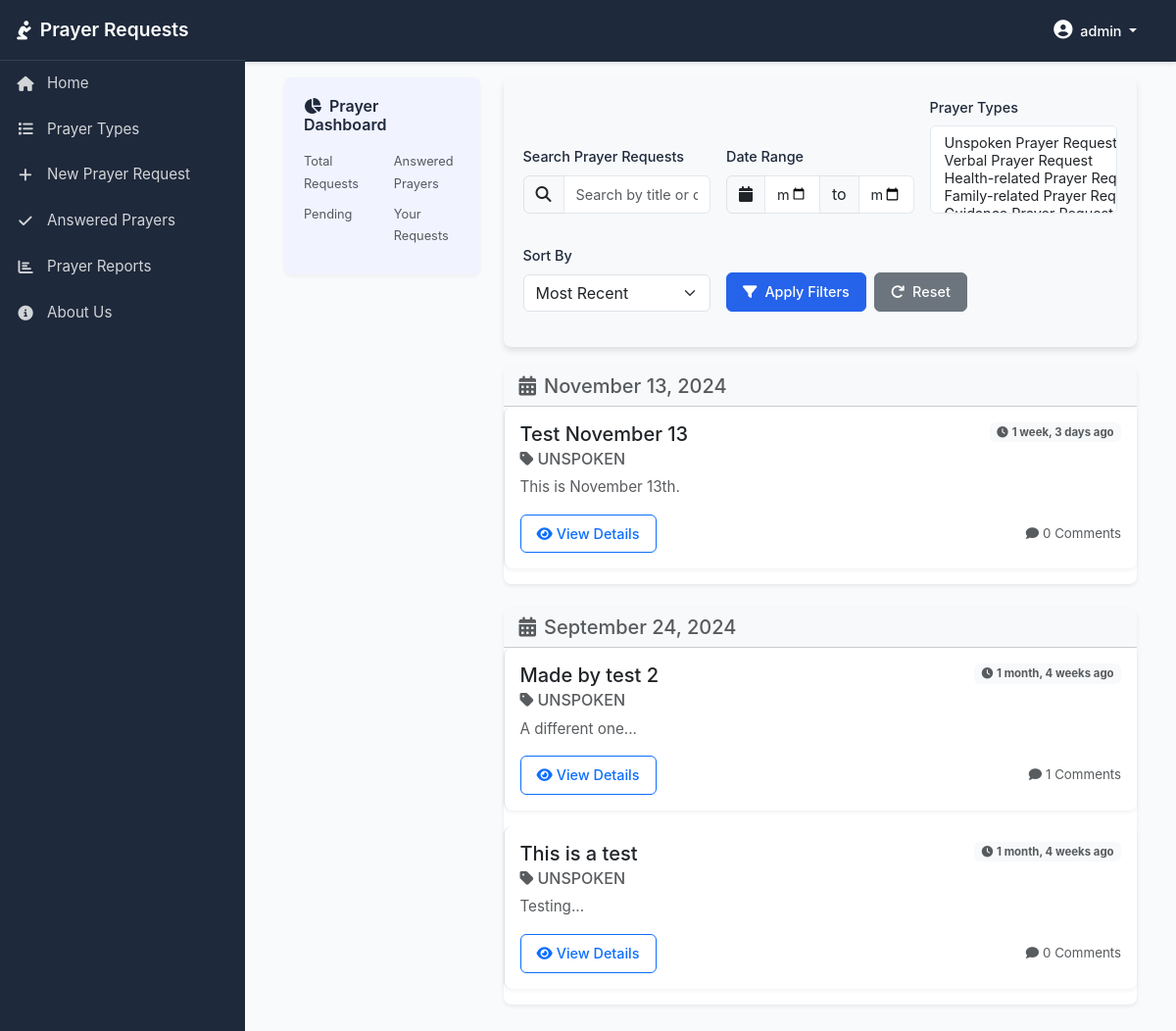
Before: / (signed in) with the older database file.
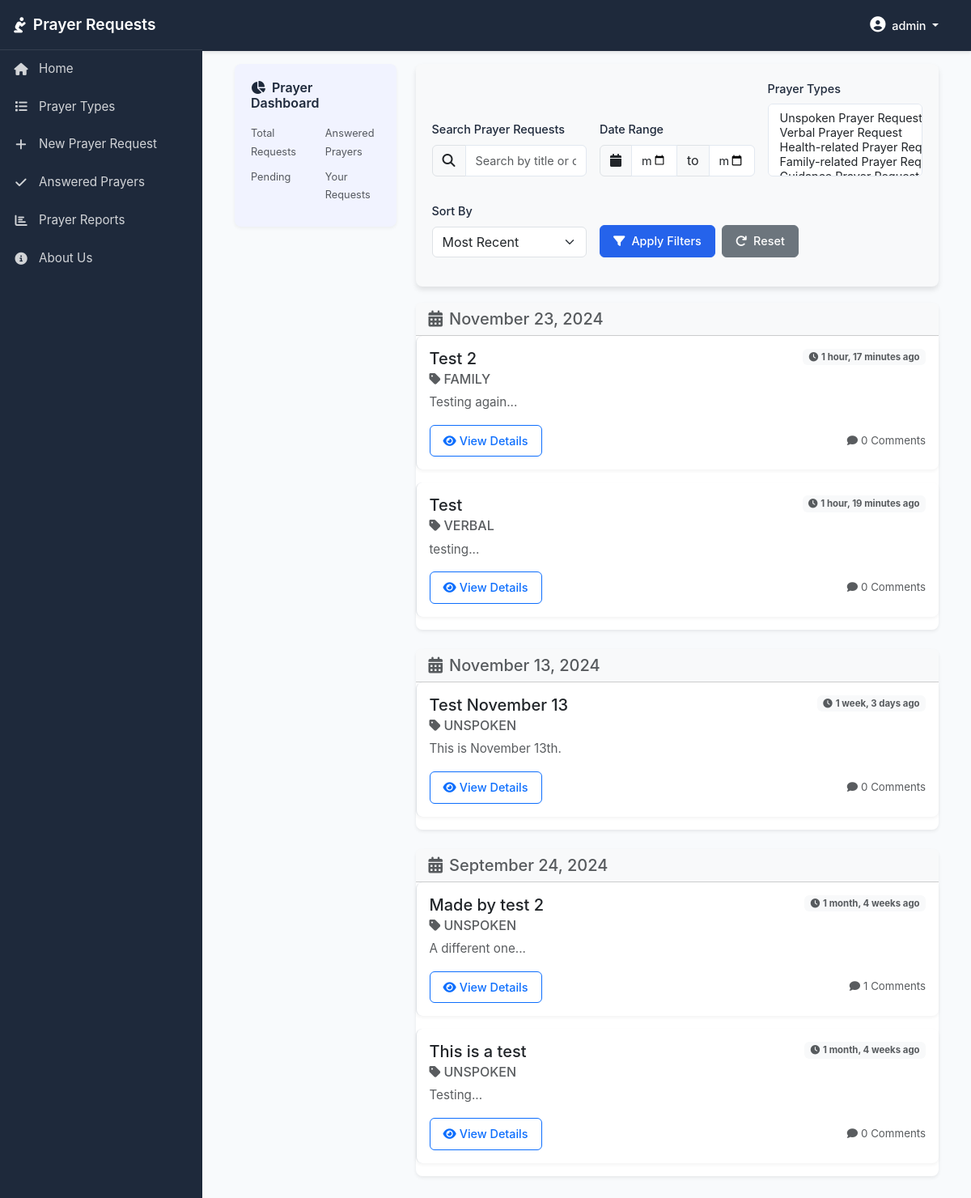
After: the same page with the newer database file.
### prayer_requests/models.py (models this page shows, shortened)
class PrayerRequest(models.Model):
    PRAYER_TYPES = [
        ('UNSPOKEN', 'Unspoken Prayer Request'),
        ('VERBAL', 'Verbal Prayer Request'),
        ('HEALTH', 'Health-related Prayer Request'),
        ('FAMILY', 'Family-related Prayer Request'),
        ('GUIDANCE', 'Guidance Prayer Request'),
        ('PRAISE', 'Praise Report/Thanksgiving'),
        ('COMMUNITY', 'Community Prayer Request'),
        ('SPIRITUAL', 'Spiritual Growth'),
    ]
    title = models.CharField(max_length=200)
    description = models.TextField()
    created_by = models.ForeignKey(User, on_delete=models.CASCADE)
    created_at = models.DateTimeField(auto_now_add=True)
    updated_at = models.DateTimeField(auto_now=True)
    prayer_type = models.CharField(max_length=20, choices=PRAYER_TYPES, default='VERBAL')
    is_answered = models.BooleanField(default=False)
    answered_at = models.DateTimeField(null=True, blank=True)
    class Meta:
        ordering = ['-created_at']

### prayer_requests/views.py (the view, shortened to what this page needs)
# urls.py: 2. Add a URL to urlpatterns:  path('', views.home, name='home')
@login_required
def home(request):
    try:
        print(f"User authenticated: {request.user.is_authenticated}")
        print(f"User: {request.user}")
        if request.user.is_authenticated:
            prayer_types = PrayerRequest.PRAYER_TYPES
            requests = PrayerRequest.objects.filter(is_answered=False)
            logger.error(f"Request GET parameters: {request.GET}")
            search_query = request.GET.get('search', '').strip()
            if search_query:
                requests = requests.filter(
                    Q(title__icontains=search_query) |
                    Q(description__icontains=search_query)
                )
            start_date_str = request.GET.get('start_date', '')
            end_date_str = request.GET.get('end_date', '')
            start_date = None
            end_date = None
            prayer_types_filter = request.GET.getlist('prayer_types')
            logger.error(f"Prayer types filter: {prayer_types_filter}")
            if prayer_types_filter:
                requests = requests.filter(prayer_type__in=prayer_types_filter)
            sort_by = request.GET.get('sort_by', '-created_at')
            sort_options = {
                'recent': '-created_at',
                'most_commented': '-comments_count',
                'most_viewed': '-views_count'
            }
            sort_field = sort_options.get(sort_by, '-created_at')
            logger.error(f"Sort by: {sort_by}, Sort field: {sort_field}")
            requests = requests.annotate(
                comments_count=Count('comments', distinct=True)
            )
            requests = requests.order_by(sort_field)
            requests = requests.annotate(date=TruncDate('created_at'))
            grouped_requests = {
                date: list(group) for date, group in groupby(requests, key=lambda x: x.date)
            }
            context = {
                'grouped_requests': grouped_requests,
                'prayer_types': prayer_types,
                'current_search': search_query,
                'current_prayer_types': prayer_types_filter,
                'current_sort': sort_by,
                'start_date': start_date_str,
                'end_date': end_date_str,
            }
            return render(request, 'prayer_requests/home.html', context)
        else:
            return render(request, 'prayer_requests/home.html')
    except Exception as e:
        logger.error(f"Unexpected error in home view: {e}")
        logger.error(traceback.format_exc())
        raise

### prayer_requests/templates/prayer_requests/home.html (shortened to what the changed rows need)
{% extends 'prayer_requests/base.html' %}
{% block extra_css %}
<link rel="stylesheet" href="https://cdn.jsdelivr.net/npm/choices.js/public/assets/styles/choices.min.css">
{% endblock %}
{% block content %}
<div class="container-fluid">
    {% if user.is_authenticated %}
    <div class="row">
        <div class="col-lg-9">
            {% if grouped_requests %}
                {% for date, requests_on_date in grouped_requests.items %}
                    <div class="card mb-4 border-0 shadow-sm">
                        <div class="card-header bg-light">
                            <h5 class="mb-0 text-muted"><i class="fas fa-calendar-alt me-2"></i>{{ date|date:"F d, Y" }}</h5>
                        </div>
                        <div class="card-body p-0">
                            {% for request in requests_on_date %}
                                <div class="card card-prayer mb-3 border-0 border-start">
                                    <div class="card-body">
                                        <div class="d-flex justify-content-between align-items-start">
                                            <div>
                                                <h5 class="card-title mb-2">{{ request.title }}</h5>
                                                <h6 class="card-subtitle mb-2 text-muted">
                                                    <i class="fas fa-tag me-1"></i>{{ request.prayer_type }}
                                                </h6>
                                            </div>
                                            <span class="badge bg-light text-muted">
                                                <i class="fas fa-clock me-1"></i>{{ request.created_at|timesince }} ago
                                            </span>
                                        </div>
                                        <p class="card-text text-muted">{{ request.description|truncatechars:200 }}</p>
                                        <div class="d-flex justify-content-between align-items-center">
                                            <a href="{% url 'prayer_request_detail' request.pk %}" class="btn btn-sm btn-outline-primary">
                                                <i class="fas fa-eye me-1"></i>View Details
                                            </a>
                                            <small class="text-muted">
                                                <i class="fas fa-comment me-1"></i>{{ request.comments_count }} Comments
                                            </small>
                                        </div>
                                    </div>
                                </div>
                            {% endfor %}
                        </div>
                    </div>
                {% endfor %}
            {% else %}
                <div class="alert alert-info text-center" role="alert">
                    <i class="fas fa-info-circle me-2"></i>No prayer requests found. Try adjusting your filters.
                </div>
            {% endif %}
        </div>
    </div>
    {% endif %}
</div>
{% endblock %}

Changed rows visible on the page:
added PrayerRequest: date "November 23, 2024", title "Test 2", prayer_type "FAMILY", created_at "1 hour, 17 minutes", description "Testing again...", comments_count "0"
added PrayerRequest: title "Test", prayer_type "VERBAL", created_at "1 hour, 19 minutes", description "testing...", comments_count "0", shown under "November 23, 2024"
